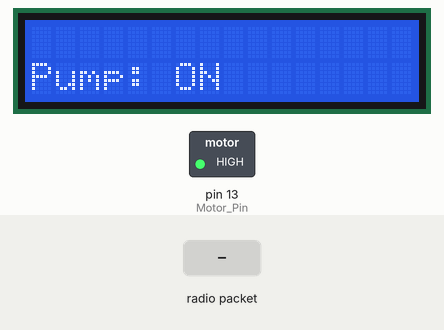
A sketch run on a simulated Arduino Uno, built with avr-gcc and run on an emulated ATmega328P. Shown: 16×2 character LCD, switched loads named in the sketch (green lamp = pin HIGH). The inputs (shaded band) are chosen by the test bench. No radio packets arrive unless stated.

Above: at 1.2 s.
1.3 s: radio packet "90" arrives
At 1.8 s:
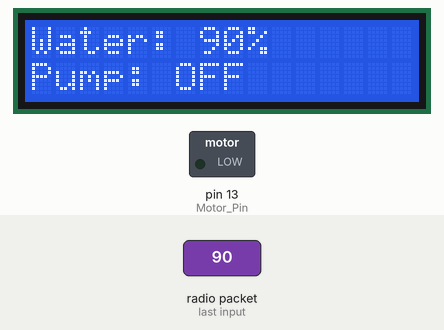
2.8 s: radio packet "5" arrives
At 4.0 s:
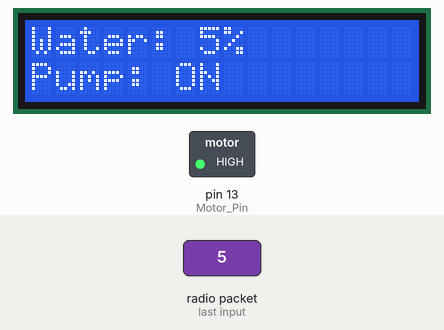
4.3 s: radio packet "200" arrives
At 5.3 s:
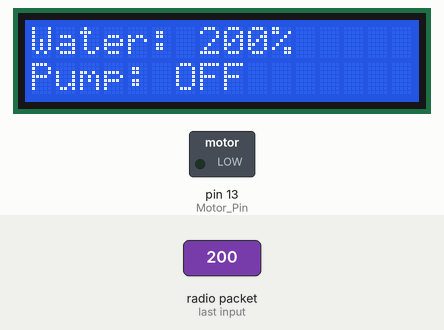
Timing chart, 0 to 7.3 s (numbered marks = the images above; inputs shaded):
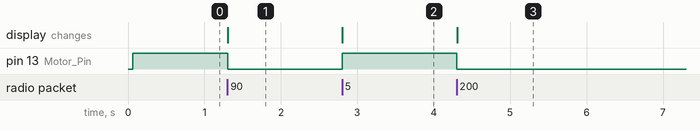

Measured:
- after the input at 1.3 s, pin 13 (Motor_Pin): HIGH → LOW at once; the display: changes at once (image 1)
- after the input at 2.8 s, pin 13 (Motor_Pin): LOW → HIGH at once; the display: changes at once (image 2)
- after the input at 4.3 s, pin 13 (Motor_Pin): HIGH → LOW at once; the display: changes at once (image 3)

The sketch:

main.ino
```cpp
#include <VirtualWire.h>
#include <LiquidCrystal.h>

LiquidCrystal lcd(A5, A4, A3, A2, A1, A0);

const int Motor_Pin = 13;
bool pumpOn = false;  // Variable to track pump state

void setup() {
  vw_set_rx_pin(12); // Set the virtual wire receiver pin to pin 11
  vw_setup(2000);     // Bits per second
  vw_rx_start();    // Start the receiver
  lcd.begin(16, 2);
  pinMode(Motor_Pin, OUTPUT);
  // Initialize pump state based on water level
  int initialLevel = readWaterLevel(); // Implement a function to read the initial water level
  updatePumpState(initialLevel);
}
void loop() {
  // Listen for data from the transmitter
  uint8_t buffer[VW_MAX_MESSAGE_LEN];
  uint8_t buflen = VW_MAX_MESSAGE_LEN;
  if (vw_get_message(buffer, &buflen)) {
    // Convert received data to integer
    buffer[buflen] = '\0'; // Null-terminate the string
    int Level = atoi((char*)buffer);
    // Print the water level on the LCD
    lcd.setCursor(0, 0);
    lcd.print("Water: ");
    lcd.print(Level);
    lcd.print("%     ");
    // Control the motor based on water level
    updatePumpState(Level);
  }
}
void updatePumpState(int waterLevel) {
  if (waterLevel < 30) {
    digitalWrite(Motor_Pin, HIGH); // Turn on the motor
    pumpOn = true;
    lcd.setCursor(0, 1);
    lcd.print("Pump: ON     ");
  } else if (waterLevel >= 90) {
    digitalWrite(Motor_Pin, LOW); // Turn off the motor
    pumpOn = false;
    lcd.setCursor(0, 1);
    lcd.print("Pump: OFF    ");
  }
  // If water level is between 30 and 90, maintain the pump state
  // (either on or off) based on the previous state.
  // This prevents the pump from turning on after a reset in this range.
}
int readWaterLevel() {
  // Implement a function to read the initial water level from your sensor
  // Replace this with the actual code to read the water level.
  // This function should return an integer representing the water level.
  // Example: return analogRead(Water_Level_Pin);
  return 0; // Replace with actual implementation
}
```
